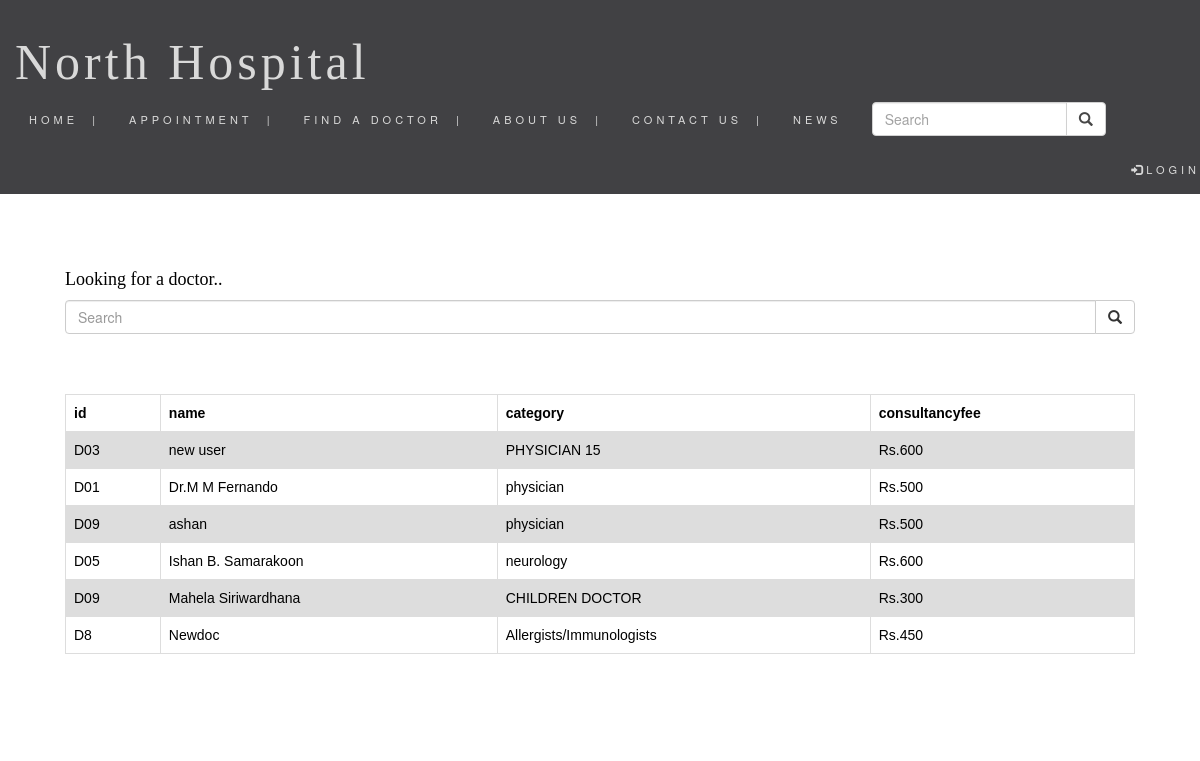
Screenshot of /search.php with the database file from the repository.
### tables this page shows
CREATE TABLE `viewdoctors` (
  `id` varchar(10) NOT NULL,
  `name` varchar(50) NOT NULL,
  `qualification` varchar(50) NOT NULL,
  `email` varchar(50) NOT NULL,
  `category` varchar(50) NOT NULL,
  `contact` int(11) NOT NULL,
  `consultancyfee` varchar(15) NOT NULL,
  `experience` varchar(30) NOT NULL,
  `password` varchar(20) NOT NULL
);

### search.php (the view, shortened to what this page needs)
<!DOCTYPE html>
<html lang="en">
<head>
    <link rel="stylesheet" href="https://maxcdn.bootstrapcdn.com/bootstrap/3.4.1/css/bootstrap.min.css">
    <link rel="stylesheet" href="css/styles.css">
</head>
<body>
<div>
<nav class="navbar navbar-default navbar-fixed-top">
      <div class="collapse navbar-collapse" id="myNavbar">
             <ul class="nav navbar-nav navbar-left"><a  class="navbar-brand" > <h1>North Hospital </h1> </a> <br><br><br><br> <br><br>
             <li><a href="index.php">&nbsp; HOME &nbsp;|</a></li>
             <li><a href="userappointment.php">APPOINTMENT &nbsp;|</a></li>
             <li><a href="findadoctor.php"> FIND A DOCTOR &nbsp;|</a></li>
             <li><a href="about.php">ABOUT US &nbsp;|</a></li>
             <li><a href="contact.php">CONTACT US &nbsp;|</a></li>
             <li><a href="news.php">  NEWS </a></li>
             <form class="navbar-form navbar-left" action="actionpage.php">
                                                        <div class="input-group">
                                                            <input type="text" class="form-control" placeholder="Search" name="search">
                                                            <div class="input-group-btn">
                                                                <button class="btn btn-default" type="submit">
                                                                     <i class="glyphicon glyphicon-search"></i>
                                                                 </button>
                                                             </div>
                                                         </div>
                                                    </form>
             <ul class="nav navbar-nav navbar-right"><li><a href="login.php"><span class="glyphicon glyphicon-log-in"></span>LOGIN </a> </li></ul>
         </div>
</nav>
</div>
<br><br><br><br><br><br><br><br><br>
<div class="container">
<h4>Looking for a doctor..</h4>
<form class="form-horizontal" action="search.php" method="POST">
                                                        <div class="input-group">
                                                            <input type="text" class="form-control" placeholder="Search" name="search">
                                                            <div class="input-group-btn">
                                                                <button class="btn btn-default" type="submit">
                                                                     <i class="glyphicon glyphicon-search"></i>
                                                                 </button>
                                                             </div>
                                                         </div>
                                                    </form>
<br><br><br>
<?php
$search = $_POST['search'];
$servername = "localhost";
$username = "root";
$password = "";
$db = "hospital_management_system";
$conn = new mysqli($servername, $username, $password, $db);
$sql = "SELECT * FROM viewdoctors WHERE name like '%$search%'";
$result = $conn->query($sql);
if ($result->num_rows > 0){
    echo "<table border='1'><tr>
                <th>id</th>
                <th>name</th>
                <th>category</th>
                <th>consultancyfee</th>
                </tr>";
while($row = $result->fetch_assoc() ){
    echo "<tr>";
    echo "<td>" . $row['id'] . "</td>";
    echo "<td>" . $row['name'] . "</td>";
    echo "<td>" . $row['category'] . "</td>";
    echo "<td>" . $row['consultancyfee'] . "</td>";
    echo "</tr>";
    }
    echo "</table>";
} else  {
	echo "0 records";
}
?>
</div>
</body>
</html>

### css/styles.css (style rules this page uses)
body { background-color:white; color:black; }
h1 { font-family:"Times New Roman", Times, serif; font-size: 50px; }
h4 { font-family: 'Times New Roman', Times, serif; }
.container { padding: 80px 50px; }
.navbar { margin-bottom: 0; background-color: #2d2d30; border: 0; font-size: 11px !important; letter-spacing: 4px; opacity: 0.9; }
.navbar li a, .navbar .navbar-brand { color: #d5d5d5 !important; }
.navbar-brand { font-size: 30px; }
* { box-sizing: border-box; }
table { font-family: arial, sans-serif; border-collapse: collapse; width: 100%; }
td, th { border: 1px solid #dddddd; text-align: left; padding: 8px; }
tr:nth-child(even) { background-color: #dddddd; }

### rows the page displays
viewdoctors: id "D03", name "new user", category "PHYSICIAN 15", consultancyfee "Rs.600"
viewdoctors: id "D01", name "Dr.M M Fernando", category "physician", consultancyfee "Rs.500"
viewdoctors: id "D09", name "ashan", category "physician", consultancyfee "Rs.500"
viewdoctors: id "D05", name "Ishan B. Samarakoon", category "neurology", consultancyfee "Rs.600"
viewdoctors: id "D09", name "Mahela Siriwardhana", category "CHILDREN DOCTOR", consultancyfee "Rs.300"
viewdoctors: id "D8", name "Newdoc", category "Allergists/Immunologists", consultancyfee "Rs.450"
